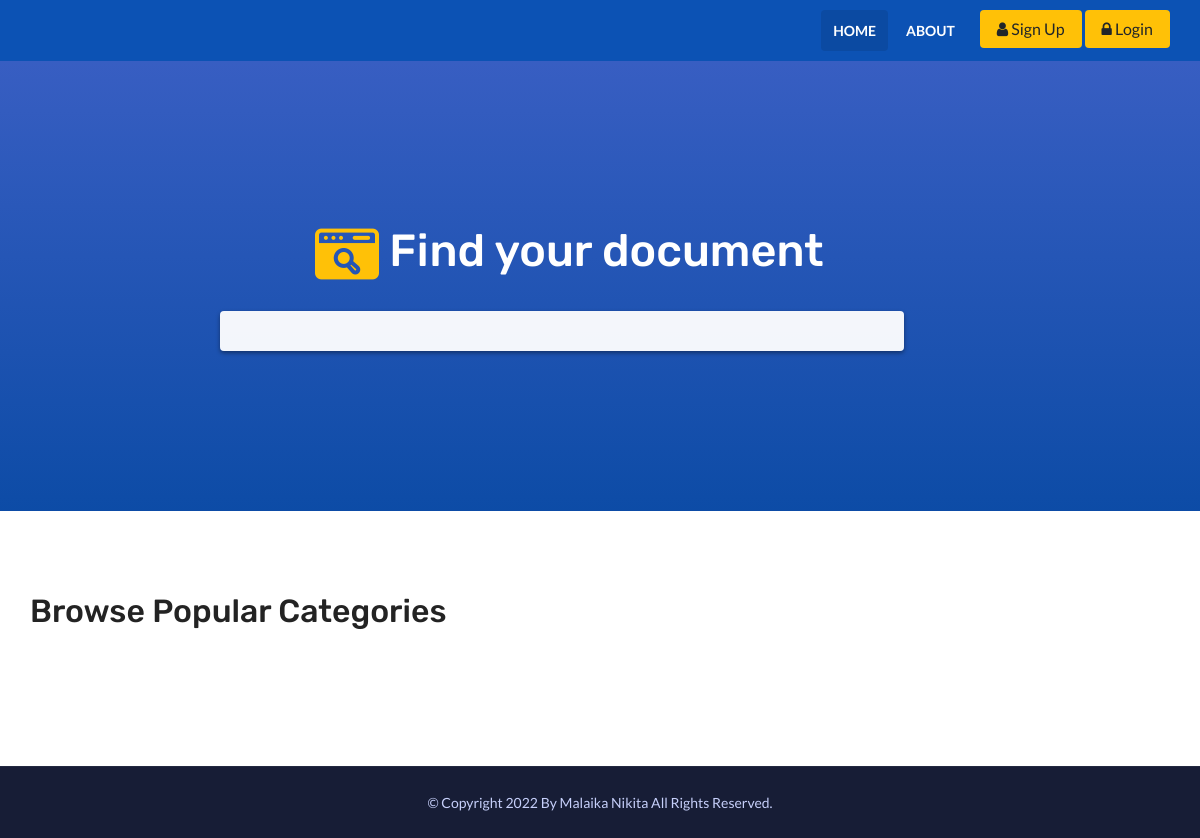
Before: / with the older database file.
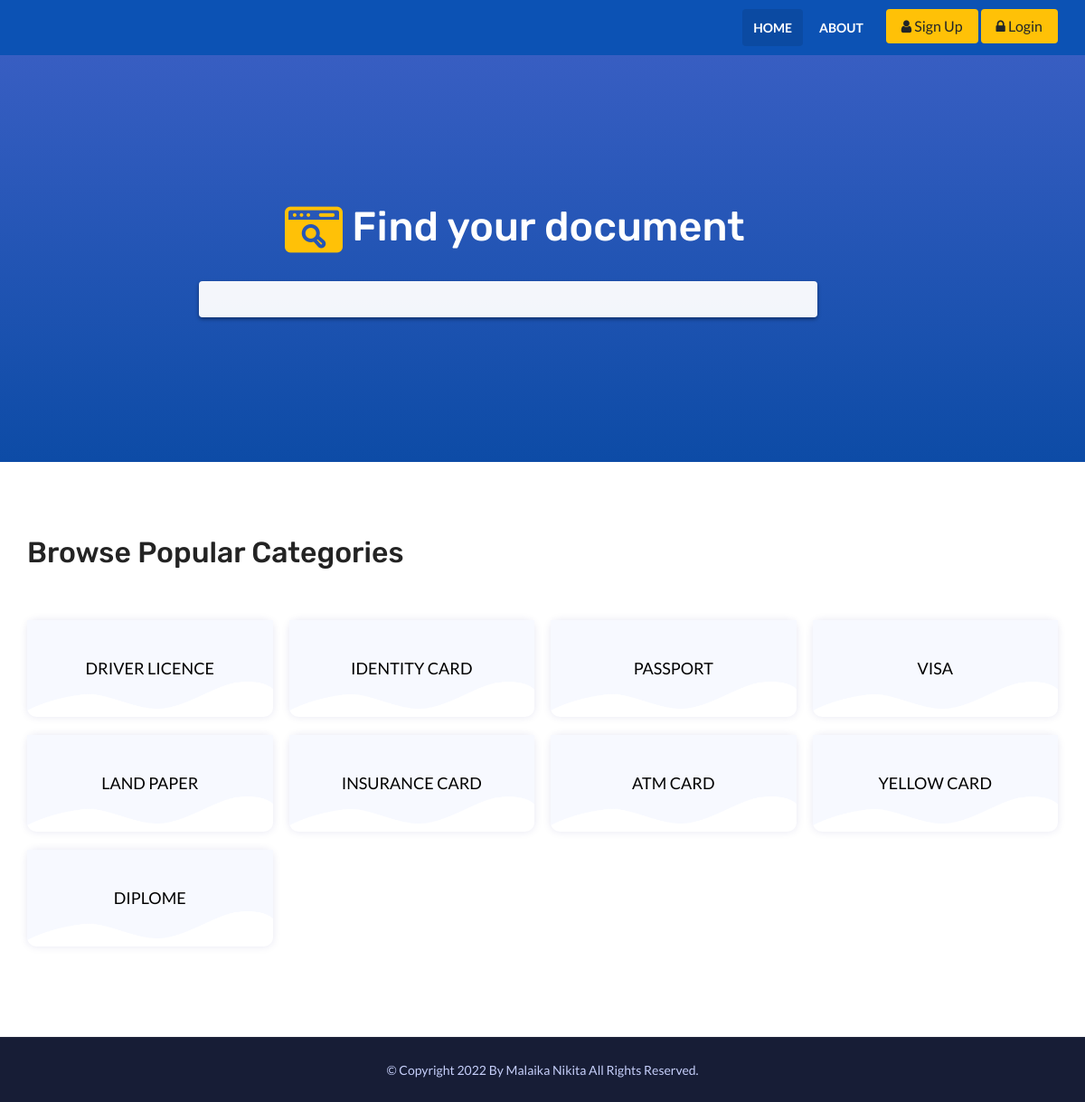
After: the same page with the newer database file.
### tables this page shows
CREATE TABLE `document_type` (
  `doctype_id` int(255) NOT NULL,
  `doctype_name` varchar(255) NOT NULL
);

### server/helpers/sqlQueries.php (called while the page is built, shortened)
<?php
function select($data, $table, $condition){
  $statement = $GLOBALS['dbConnection'];
  $row = $statement->query("SELECT $data FROM $table Where $condition  ")->fetchall(PDO::FETCH_ASSOC);
  return $row;
  }
  ?>

### server/helpers/url.php (called while the page is built, shortened)
<?php
function actor($actor){
  $actor=base64_encode(urlencode(($actor)));
  return $actor;
}

### index.php (the view, shortened to what this page needs)
<?php
require 'inc/css.php';
?>
<body id="bg">
<div class="page-wraper">
<?php require 'inc/header.php' ?>
    <div class="page-content">
		<div class="dez-bnr-inr dez-bnr-inr-sm main-slider">
            <div class="container">
                <div class="dez-bnr-inr-entry align-m">
					<div class="find-job-bx">
						<h2 class="text-white offset-3"> <img src="assets/homepage/images/icons/search.png" alt=""> Find your document</h2>
						<form class="dezPlaceAni offset-2" method="POST">
							<div class="row">
								<div class="col-lg-9 col-md-6">
									<div class="form-group">
										<div class="input-group">
											<input type="text" id="search-box" class="form-control" placeholder="" style="border:none !important;background-color:transparent !important;height:40px !important;border-radius:4px;margin-left:40px;width:100%;">
										</div>
									</div>
								</div>
							</div>
						</form>
					</div>
				</div>
            </div>
        </div>
		<div class="section-full job-categories content-inner-2 bg-white">
			<div class="container">
				<div class="section-head d-flex head-counter clearfix">
					<div class="mr-auto">
						<h2 class="m-b5">Browse Popular Categories</h2>
					</div>
				</div>
				<div class="row sp20">
					<?php
					$categoryFetcher  =  select('*','document_type',"1");
					foreach ($categoryFetcher  as $category) :
					?>
					<div class="col-lg-3 col-md-6 col-sm-6">
						<div class="icon-bx-wraper">
							<div class="icon-content">
								<a href="category?cate=<?php echo actor($category['doctype_id'])?>" class="dez-tilte"><?php echo $category['doctype_name'] ?></a>
							</div>
						</div>
					</div>
					<?php endforeach ?>
				</div>
			</div>
		</div>
	</div>
<?php require 'inc/footer.php' ?>
</div>
<?php require 'inc/js.php' ?>

### inc/css.php (shortened to what this page needs)
<!DOCTYPE html>
<html lang="en">
<head>
    <link rel="stylesheet" type="text/css" href="assets/homepage/css/lost.css">
    <link rel="stylesheet" type="text/css" href="assets/homepage/css/plugins.min.css">
    <link rel="stylesheet" type="text/css" href="assets/homepage/plugins/fontawesome/css/font-awesome.min.css">
    <link rel="stylesheet" type="text/css" href="assets/homepage/plugins/themify/themify-icons.css">
    <link rel="stylesheet" type="text/css" href="assets/homepage/css/style.min.css">
    <link rel="stylesheet" type="text/css" href="assets/homepage/css/templete.min.css">
   <link class="skin" rel="stylesheet" type="text/css" href="assets/homepage/css/skin/skin-1.min.css">
	<link class="skin" rel="stylesheet" type="text/css" href="assets/homepage/css/dark-layout.min.css">
</head>

### inc/header.php (shortened to what this page needs)
<header class="site-header mo-left header fullwidth">
	<div class="sticky-header main-bar-wraper navbar-expand-lg">
		<div class="main-bar clearfix">
			<div class="container clearfix">
				<div class="extra-nav">
					<div class="extra-cell">
						<?php
						@$session = $_SESSION['clientIdLost'];
						if (isset($session)) {
							$selectUser = select('*', 'client', "cli_id='$session'");
							foreach ($selectUser as $user) {
							}
						?>
							<button class="btn btn-warning"> <i class="fa fa-user"></i> <?php echo strtoupper($user['cli_fname'] . ' ' . $user['cli_lname']) ?></button>
							<a class="btn btn-danger" href="logout"> <i class="fa fa-power"></i> Logout</a>
						<?php } else { ?>
							<a href="signup" class="btn btn-warning"><i class="fa fa-user"></i> Sign Up</a>
							<a href="login" class="btn btn-warning"><i class="fa fa-lock"></i> Login</a>
						<?php } ?>
					</div>
				</div>
				<div class="header-nav navbar-collapse collapse justify-content-start" id="navbarNavDropdown">
					<ul class="nav navbar-nav">
						<li class="active">
							<a href="./">Home</a>
						</li>
						<li>
							<a href="./">about</a>
						</li>
					</ul>
				</div>
			</div>
		</div>
	</div>
</header>

### inc/footer.php
<footer class="site-footer">
    <div class="footer-bottom">
        <div class="container">
            <div class="row">
                <div class="col-lg-12 text-center">
		<span> © Copyright  <?php echo date('Y') ?> by
		<a href="" target="_blank">Malaika  Nikita </a> All rights reserved.</span>
	</div>
            </div>
        </div>
    </div>
</footer>

### inc/js.php (shortened to what this page needs)
</body>
</html>

Changed rows visible on the page:
added document_type: doctype_name "DRIVER LICENCE"
added document_type: doctype_name "IDENTITY CARD"
added document_type: doctype_name "PASSPORT"
added document_type: doctype_name "VISA"
added document_type: doctype_name "LAND PAPER"
added document_type: doctype_name "INSURANCE CARD"
added document_type: doctype_name "ATM CARD"
added document_type: doctype_name "YELLOW CARD"
added document_type: doctype_name "DIPLOME"
